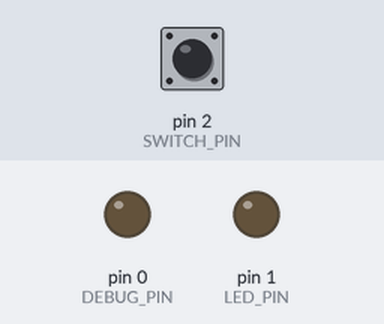
The sketch below on a simulated Arduino Uno, built with avr-gcc and run on an emulated ATmega328P. Parts: output pins drawn as LEDs (lit = HIGH). Dashed ring = blinking. The test bench sets the inputs (shaded band); at power-on: pin 2 (SWITCH_PIN) HIGH.

Above: at 1.6 s.
1.7 s: pin 2 (SWITCH_PIN) pulled LOW for 1 s
At 2.17 s:
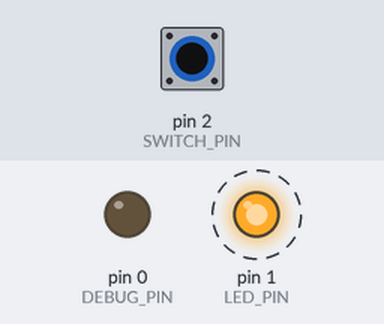
At 3.12 s:
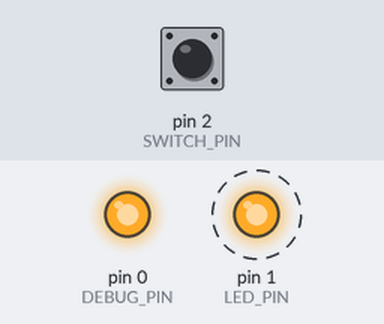
4.7 s: pin 2 (SWITCH_PIN) pulled LOW for 3.2 s
At 5.7 s:
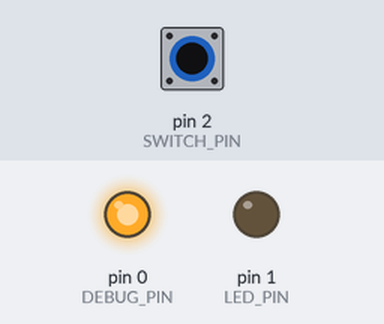
Timing chart, 0 to 15.4 s (numbered marks = the images above; inputs shaded):
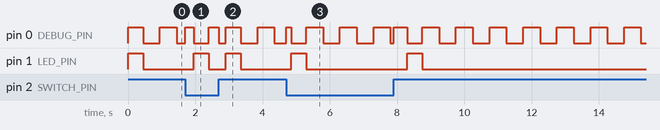

Measured:
- after the input at 1.7 s, pin 1 (LED_PIN): alternates HIGH for 0.45 s and LOW for 0.50 s, 4 changes in all, then stays LOW, starting after 0.25 s

The sketch:

sensor.ino
```cpp
#define TRANSMIT_PIN 3
#define LED_PIN 1
#define DEBUG_PIN 0
#define SWITCH_PIN 2

#define DEVICE_ID 0x8C

#define _DEBUG

#include <RCSwitch.h>
#include "comms.h"

RCSwitch transmitter = RCSwitch();

struct WindowState {
  bool initialized = false;            ///< Force sending update on startup
  bool open = false;                   ///< Whether window was open on last change.
  volatile bool change_flag = false;   ///< Set by interrupt on switch change.
} window_state;

void on_switch() {
  window_state.change_flag = true;
#ifdef _DEBUG
  digitalWrite(DEBUG_PIN, !digitalRead(DEBUG_PIN));
#endif
}

void handle_window_changed(WindowState* window) {
  window->change_flag = false;
#ifdef _DEBUG
  digitalWrite(DEBUG_PIN, !digitalRead(DEBUG_PIN));
#endif

  window->open = digitalRead(SWITCH_PIN);
  send_window_open(window);
}

void send_window_open(WindowState* window) {
  Message message;
  message.device_id = DEVICE_ID;
  message.type = WINDOW_OPEN;
  message.payload = window->open;
  send_message(&transmitter, &message);
}

void setup() {
#ifdef _DEBUG
  pinMode(DEBUG_PIN, OUTPUT);
#endif

  pinMode(LED_PIN, OUTPUT);
  pinMode(SWITCH_PIN, INPUT_PULLUP);
  digitalWrite(DEBUG_PIN, HIGH);

  attachInterrupt(/* P2 */ 0, on_switch, CHANGE);

  transmitter.enableTransmit(TRANSMIT_PIN);

  // First run message
  window_state.open = digitalRead(SWITCH_PIN);
  send_window_open(&window_state);
  window_state.initialized = true;
}

void loop() {
  if (window_state.change_flag) {
    handle_window_changed(&window_state);
  }

  comms_heartbeat(&transmitter, DEVICE_ID);
  delay(500);
}
```

comms.h
```cpp
#include <RCSwitch.h>

#define ALIVE_INTERVAL_MS 10000

unsigned long last_message_timestamp = 0;

enum MessageType : uint8_t {
  UNKNOWN = 0,
  ALIVE = 1,
  WINDOW_OPEN = 2
};

/*
  Communication protocol:
  - 8 bits for device ID
  - 4 bits for message type
  - 4 bits for payload
*/
struct Message {
  uint8_t device_id;
  MessageType type;
  uint8_t payload;
};

void send_message(RCSwitch* transmitter, Message* message) {
  last_message_timestamp = millis();

  unsigned long int buffer = 0;
  buffer += (message->device_id << 8);
  buffer += (message->type << 4) & 0b11110000;
  buffer += (message->payload << 0) & 0b00001111;

  digitalWrite(LED_PIN, HIGH);
  transmitter->send(buffer, 16);
  digitalWrite(LED_PIN, LOW);
}

void comms_heartbeat(RCSwitch* transmitter, uint8_t device_id) {
#ifdef _DEBUG
  digitalWrite(DEBUG_PIN, !digitalRead(DEBUG_PIN));
#endif

  if (millis() - last_message_timestamp <= ALIVE_INTERVAL_MS) {
    return;
  }

  Message message;
  message.device_id = device_id;
  message.type = ALIVE;
  message.payload = true;
  send_message(transmitter, &message);
}
```
